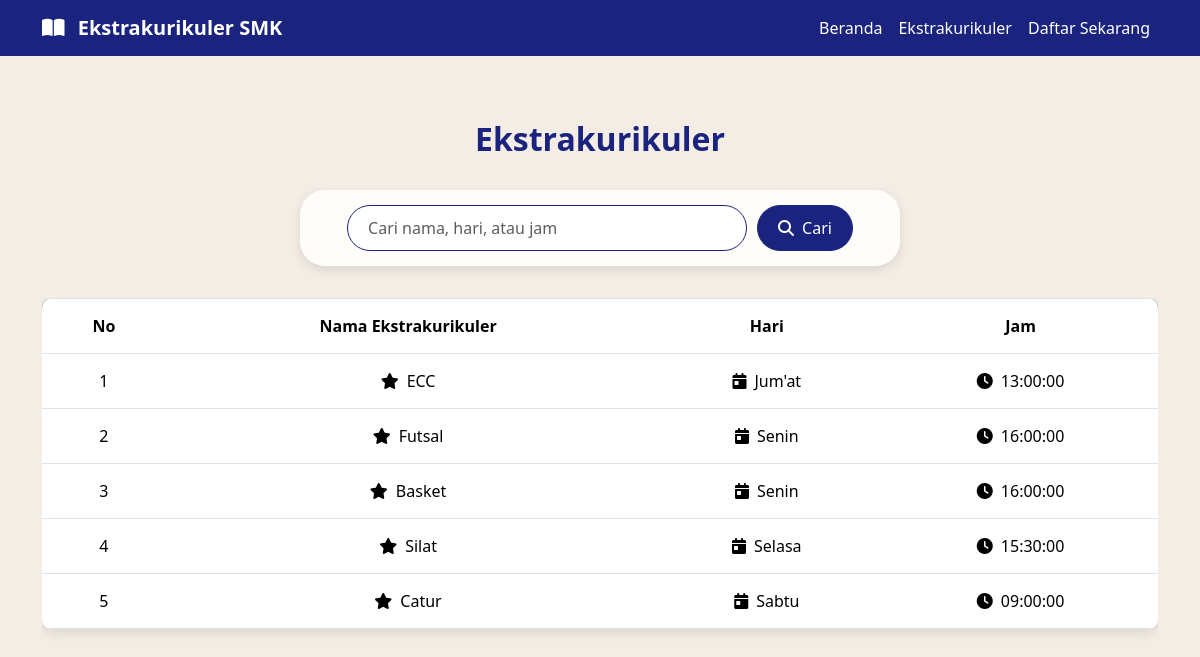
Page /eskul.php on the committed database.
### tables this page shows
CREATE TABLE `eskul` (
  `id_eskul` varchar(4) NOT NULL,
  `nama_eskul` varchar(100) NOT NULL,
  `hari` varchar(50) NOT NULL,
  `jam` time NOT NULL
);

### eskul.php (the view, shortened to what this page needs)
<?php
require_once "admin/database.php";
$keyword = isset($_GET['keyword']) ? $db->real_escape_string($_GET['keyword']) : "";
if (!empty($keyword)) {
    $sql = "SELECT * FROM eskul WHERE nama_eskul LIKE '%$keyword%' OR hari LIKE '%$keyword%' OR jam LIKE '%$keyword%'";
} else {
    $sql = "SELECT * FROM eskul";
}
$tampil = $db->query($sql);
?>
<!DOCTYPE html>
<html lang="en">
<head>
  <link href="https://cdn.jsdelivr.net/npm/bootstrap@5.3.2/dist/css/bootstrap.min.css" rel="stylesheet">
  <link href="https://cdnjs.cloudflare.com/ajax/libs/font-awesome/6.4.2/css/all.min.css" rel="stylesheet">
</head>
<body>
<nav class="navbar navbar-expand-lg sticky-top">
  <div class="container">
    <a class="navbar-brand fw-bold" href="#"><i class="fas fa-book-open me-2"></i> Ekstrakurikuler SMK</a>
    <div class="collapse navbar-collapse" id="navbarNav">
      <ul class="navbar-nav ms-auto">
        <li class="nav-item"><a class="nav-link" href="index.php">Beranda</a></li>
        <li class="nav-item"><a class="nav-link" href="eskul.php">Ekstrakurikuler</a></li>
        <li class="nav-item"><a class="nav-link" href="registrasi.php">Daftar Sekarang</a></li>
      </ul>
    </div>
  </div>
</nav>
<section class="table-section">
  <div class="container">
    <h2 class="header-title">Ekstrakurikuler</h2>
    <form action="" method="get" class="search-form">
      <input type="text" name="keyword" class="form-control" placeholder="Cari nama, hari, atau jam" value="<?= htmlspecialchars($keyword) ?>">
      <button type="submit" class="btn btn-primary"><i class="fas fa-search me-2"></i>Cari</button>
    </form>
    <div class="table-responsive">
      <table class="table table-bordered align-middle text-center">
        <thead>
          <tr>
            <th>No</th>
            <th>Nama Ekstrakurikuler</th>
            <th>Hari</th>
            <th>Jam</th>
          </tr>
        </thead>
        <tbody>
          <?php $no = 1; while($row = $tampil->fetch_assoc()): ?>
          <tr>
            <td><?= $no++ ?></td>
            <td><i class="fas fa-star me-2"></i><?= $row['nama_eskul'] ?></td>
            <td><i class="fas fa-calendar-day me-2"></i><?= $row['hari'] ?></td>
            <td><i class="fas fa-clock me-2"></i><?= $row['jam'] ?></td>
          </tr>
          <?php endwhile; ?>
        </tbody>
      </table>
    </div>
  </div>
</section>
</body>
</html>

### eskul.php (style rules this page uses)
body { background-color: #f3ede5; font-family: 'Segoe UI', Tahoma, Geneva, Verdana, sans-serif; }
.navbar { background-color: #1A237E; transition: all 0.3s ease; }
.navbar .navbar-brand, .navbar .nav-link { color: #fff !important; font-weight: 500; }
.header-title { margin: 2rem 0; text-align: center; font-weight: bold; color: #1A237E; font-size: 2rem; animation: fadeIn 1s ease-in-out; }
.search-form { display: flex; justify-content: center; flex-wrap: wrap; gap: 10px; margin: 2rem auto; max-width: 600px; background-color: #fffdf9; padding: 15px; border-radius: 25px; box-shadow: 0 4px 12px rgba(0, 0, 0, 0.1); }
.search-form input[type="text"] { min-width: 250px; max-width: 400px; flex-grow: 1; border-radius: 25px; padding: 10px 20px; border: 1px solid #1A237E; }
.search-form .btn-primary { border-radius: 25px; padding: 10px 20px; font-weight: 500; transition: all 0.3s ease; }
.table-section { padding: 2rem 0; }
.table { background-color: #fffdf9; border-radius: 10px; overflow: hidden; box-shadow: 0 4px 12px rgba(0, 0, 0, 0.1); transition: transform 0.3s ease; }
.table thead { background-color: #1A237E; color: #fff; }
.table th, .table td { padding: 15px; vertical-align: middle; text-align: center; border: none; }
.table tbody tr { transition: background-color 0.3s ease; }
.btn-primary { background-color: #1A237E; border-color: #1A237E; font-weight: 500; }

### rows in the picture
eskul: nama_eskul "ECC", hari "Jum'at", jam "13:00:00"
eskul: nama_eskul "Futsal", hari "Senin", jam "16:00:00"
eskul: nama_eskul "Basket", hari "Senin", jam "16:00:00"
eskul: nama_eskul "Silat", hari "Selasa", jam "15:30:00"
eskul: nama_eskul "Catur", hari "Sabtu", jam "09:00:00"
